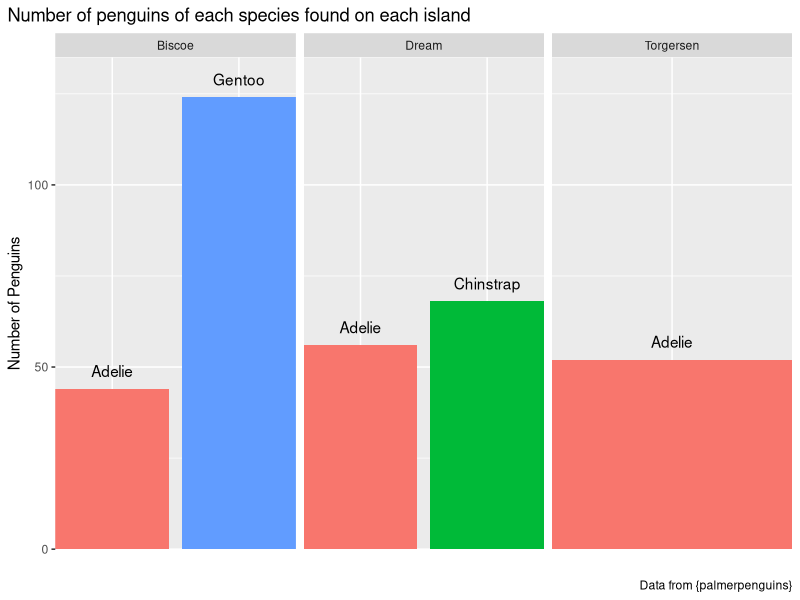
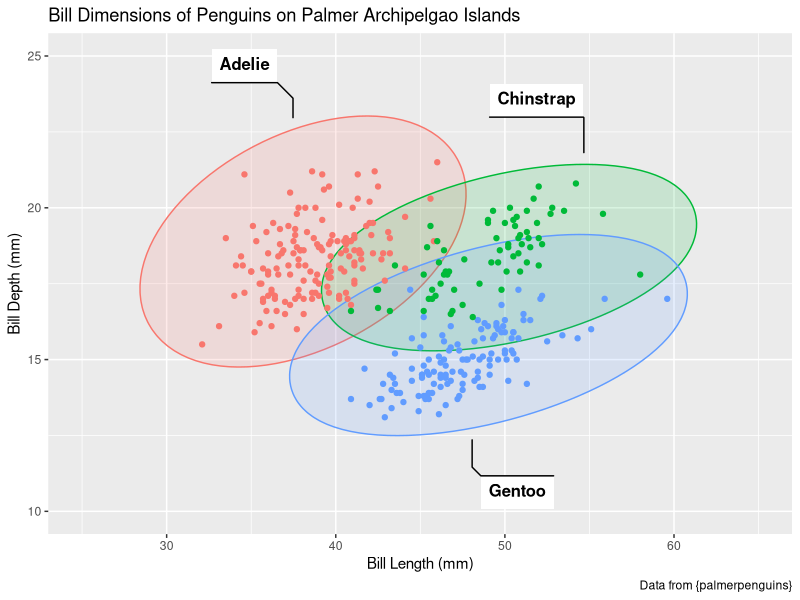
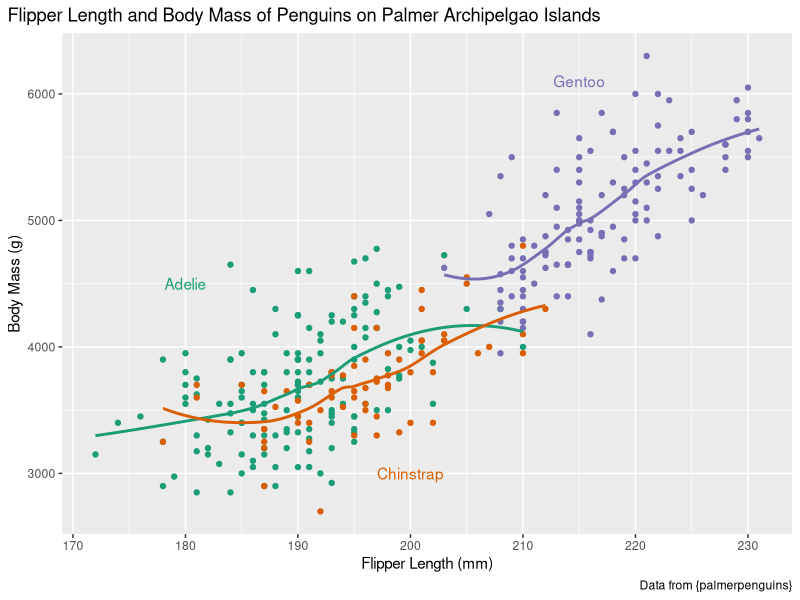

Source code (R) for these figures, in order:
## ---- chunk 1

## By default, show code for all chunks in the knitted document,
## as well as the output. To override for a particular chunk
## use echo = FALSE in its options.
knitr::opts_chunk$set(echo = TRUE)

## Set the default size of figures
knitr::opts_chunk$set(fig.width=8, fig.height=5)  

## Load the libraries you will be using 
library(here)
library(tidyverse)
library(ggrepel)
library(ggforce)

## Load the dataset you will be using
library(palmerpenguins)

## ---- chunk 2

View(penguins)

summary(penguins)

table(penguins$species)

table(penguins$island)

table(penguins$year)

## ---- chunk 3

p1 <- ggplot(data = penguins,
            mapping = aes(x = species,
                          fill = species))

p1 + 
  geom_bar() +
  facet_wrap(~island,
             scales = "free_x") +
  labs(title = "Number of penguins of each species found on each island",
       x = "",
       y = "Number of Penguins",
       caption = "Data from {palmerpenguins}") +
  guides(fill = FALSE) +
  geom_text(mapping = aes(label = species), stat = "count", vjust = -1) +
  coord_cartesian(expand = FALSE,
                  ylim = c(0, 135)) +
  theme(axis.text.x = element_blank(),
        axis.ticks.x = element_blank(),
        plot.title.position = "plot",
        plot.caption.position = "plot")


## ---- chunk 4

# Source for geom_mark_ellipse(): https://z3tt.github.io/OutlierConf2021/

# Remove NAs
penguins_clean <- penguins %>%
  filter(!is.na(bill_length_mm)) %>%
  filter(!is.na(bill_depth_mm))

p2 <- ggplot(data = penguins_clean,
             mapping = aes(x = bill_length_mm,
                           y = bill_depth_mm,
                           color = species))

p2 + 
  geom_mark_ellipse(mapping = aes(fill = species, label = species),
                    alpha = 0.15, show.legend = FALSE) + 
  geom_point() +
  guides(color = FALSE) +
  # adjust coordinate system to view labels and ellipse annotations 
  coord_cartesian(xlim = c(25, 65), ylim = c(10, 25)) + 
  labs(title = "Bill Dimensions of Penguins on Palmer Archipelgao Islands",
       x = "Bill Length (mm)",
       y = "Bill Depth (mm)",
       caption = "Data from {palmerpenguins}") 


## ---- chunk 5

p3 <- ggplot(data = penguins,
             mapping = aes(x = flipper_length_mm,
                           y = body_mass_g,
                           color = species))

p3_save <- p3 + geom_point() +
  geom_smooth(se = FALSE) +
  scale_color_brewer(palette = "Dark2") + # https://colorbrewer2.org/#type=qualitative&scheme=Dark2&n=3
  annotate(geom = "text",
           x = 215,
           y = 6100,
           label = "Gentoo",
           color = "#7570b3") +
  annotate(geom = "text",
           x = 180,
           y = 4500,
           label = "Adelie",
           color = "#1b9e77") +
  annotate(geom = "text",
           x = 200,
           y = 3000,
           label = "Chinstrap",
           color = "#d95f02") +
  labs(title = "Flipper Length and Body Mass of Penguins on Palmer Archipelgao Islands",
       x = "Flipper Length (mm)",
       y = "Body Mass (g)",
       caption = "Data from {palmerpenguins}") +
  guides(color = FALSE) +
  theme(plot.title.position = "plot",
        plot.caption.position = "plot")
  
# Save the plot
ggsave(file = "plot_flipper_body_mass.svg", 
       plot = p3_save, 
       device = "svg",
       width = 10, 
       height = 8)

